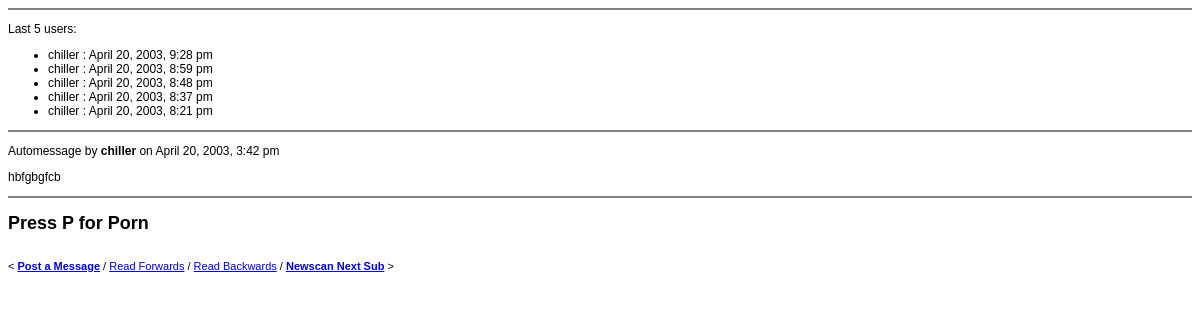
/main.php?login=true&newscan=true (signed in), run on an earlier commit of the app's database.
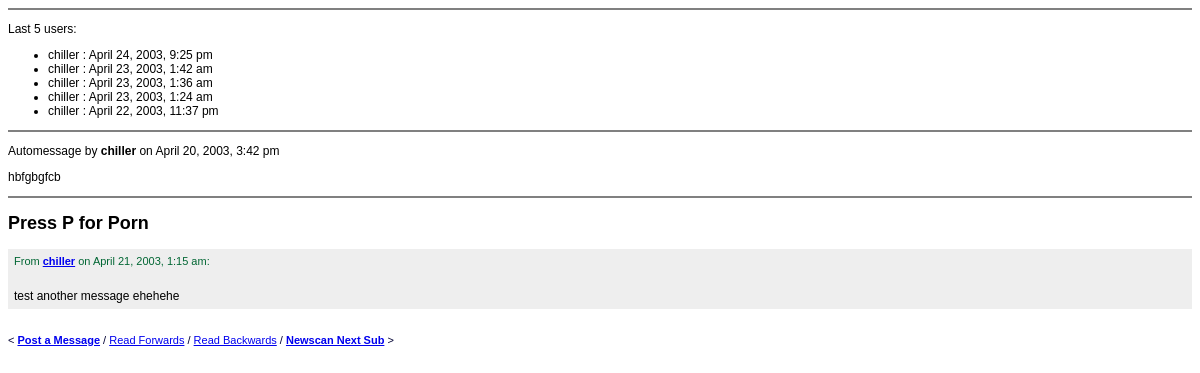
And on a later commit of the database.
### tables this page shows
CREATE TABLE `users` (
  `id` mediumint(9) unsigned NOT NULL auto_increment,
  `alias` varchar(32) NOT NULL default '',
  `password` varchar(32) default NULL,
  `location` varchar(128) default NULL,
  `email` varchar(128) default NULL,
  `comment` varchar(255) default NULL,
  `avatar` varchar(255) default NULL,
  `sl` tinyint(4) unsigned NOT NULL default '0',
  `site` varchar(255) default NULL,
  PRIMARY KEY  (`id`),
  UNIQUE KEY `alias` (`alias`),
  KEY `password` (`password`),
  KEY `avatar` (`avatar`)
) TYPE=MyISAM;

CREATE TABLE `messages` (
  `id` int(11) unsigned NOT NULL auto_increment,
  `sub_id` smallint(6) unsigned NOT NULL default '0',
  `user_id` mediumint(9) unsigned NOT NULL default '0',
  `message` mediumtext NOT NULL,
  `date` datetime NOT NULL default '0000-00-00 00:00:00',
  PRIMARY KEY  (`id`),
  FULLTEXT KEY `message` (`message`)
) TYPE=MyISAM;

### main.php (the view, shortened to what the changed rows need)
<?php
require_once 'lib/utils.php';
function _loopMsgs($sth_msgs, $pointer = null, $anonymous = null) {
	if (!$pointer) $pointer = 0;
	while ($row_msgs = @mysql_fetch_assoc($sth_msgs)) {
		displayMessage($row_msgs, $anonymous);
		$pointer = $row_msgs['id'];
	}
	return $pointer;
}
function getNextSub() {
	$sql_get_next = "SELECT id FROM subs WHERE id > " . $_SESSION['sub'] .  " ORDER BY id ASC LIMIT 1";
	if ($sth_get_next = @mysql_query($sql_get_next) and mysql_num_rows($sth_get_next) > 0) {
		$row_get_next = @mysql_fetch_assoc($sth_get_next);
	} else {
		$row_get_next['id'] = 1;
	}
	return $row_get_next['id'];
}
foreach ($_GET as $name => $value)
	$req[$name] = trim(clean($value, 255));
if (isset($req['sub'])) {
	$_SESSION['sub'] = $req['sub'];
} else if (isset($req['login'])) {
	$req['sub'] = $_SESSION['sub'];
} else if (isset($req['newscan']) and !isset($req['sub']) and !isset($req['current'])) {
	$req['sub'] = getNextSub();
	$_SESSION['sub'] = getNextSub();
}
$sql_sub = "SELECT name, anonymous FROM subs WHERE id = " . $_SESSION['sub'];
$sth_sub = @mysql_query($sql_sub);
$row_sub = @mysql_fetch_assoc($sth_sub);
$sub = $row_sub['name'];
$anonymous = $row_sub['anonymous'];
echo "<?xml version=\"1.0\" encoding=\"iso-8859-1\"?".">"; ?>
<!DOCTYPE html PUBLIC "-//W3C//DTD XHTML 1.0 Transitional//EN" "http://www.w3.org/TR/xhtml1/DTD/xhtml1-transitional.dtd">
<html xmlns="http://www.w3.org/1999/xhtml">
<head>
<link href="default.css" rel="stylesheet" type="text/css">
</head>
<body class="text">
<?php
if (isset($req['login'])) {
	if (getUserPrefs($_SESSION['id'], 'DISP_LASTUSERS') == 'Y') {
?>
<ul>
<?php
		$sql_last_logins = "SELECT u.alias, UNIX_TIMESTAMP(l.date) FROM log l,
			users u WHERE l.event_id = 3 AND u.id = l.user_id ORDER BY l.date DESC LIMIT 5";
		$sth_last_logins = @mysql_query($sql_last_logins);
		while ($row_last_logins = mysql_fetch_assoc($sth_last_logins)) {
			$time = date("F j, Y, g:i a", $row_last_logins['UNIX_TIMESTAMP(l.date)']);
?>
	<li><?= $row_last_logins['alias'] ?> : <?= $time ?></li>
<?php
		}
?>
</ul>
<?php
	}
}
?>
<h2><?= $sub ?></h2>
<table class="msgTable">
<?php
if (isset($req['sub'])) {
	if (isset($req['newscan'])) {
		$pointer = getPointer($_SESSION['sub'], $_SESSION['id']);
		$sth_msgs = getNewMessages($_SESSION['sub'], $pointer);
		$new_pointer = _loopMsgs($sth_msgs, $pointer, $anonymous);
	} elseif (isset($req['order']) and $req['order'] == 'desc') {
		$sth_msgs = getMessages($_SESSION['sub'], true);
		_loopMsgs($sth_msgs, null, $anonymous);
	} else {
		$sth_msgs = getMessages($_SESSION['sub']);
		_loopMsgs($sth_msgs, null, $anonymous);
	}
}
?>
</table>
</body>
</html>

### lib/utils.php (shortened to what the changed rows need)
<?php
function getUserPrefs($id, $pref = null) {
	if (!$pref) {
		$user_prefs = array();
		$sql_get_user_prefs = "SELECT * FROM user_preferences WHERE user_id = " . $id;
		$sth_get_user_prefs = mysql_query($sql_get_user_prefs);
		while ($row_user_prefs = mysql_fetch_assoc($sth_get_user_prefs)) {
			$user_prefs[$row_user_prefs['pref_id']] = $row_user_prefs['value'];
		}
	} else {
		$user_prefs = '';
		$sql_get_user_pref = "SELECT up.* FROM user_preferences up, preferences p WHERE up.user_id = " . $id .
				" AND p.id = up.pref_id AND p.short_descr = '" . $pref . "'";
		$sth_get_user_pref = mysql_query($sql_get_user_pref);
		$row_user_pref = mysql_fetch_assoc($sth_get_user_pref);
		$user_prefs = $row_user_pref['value'];
	}
	return $user_prefs;
}
function getPointer($sub_id, $user_id) {
	$sql_get_pointers = "SELECT message_id FROM pointers WHERE user_id = " . $user_id .
			" AND sub_id = " . $sub_id;
	$sth_get_pointers = @mysql_query($sql_get_pointers);
	$row_get_pointers = @mysql_fetch_assoc($sth_get_pointers);
	return $row_get_pointers['message_id'];
}
function getNewMessages($sub_id, $pointer = null) {
	if (!$pointer) $pointer = 0;
	$sql_get_new_msgs = "SELECT m.id, m.message, UNIX_TIMESTAMP(m.date), u.alias, u.email FROM messages m,
			users u	WHERE m.sub_id = " . $sub_id . " AND m.id >= " . $pointer . " AND u.id = m.user_id ORDER BY id LIMIT 15";
	return @mysql_query($sql_get_new_msgs);
}
function displayMessage($message, $anonymous = null) {
?>
<table class="msgTable" width="100%" cellpadding="4">
<tr>
<td class="msgTitle">From <strong>
<?php
	if ($anonymous == 'Y') {
?>
	Anonymous
<?php
	} else if (isset($message['email'])) {
?>
	<a href="<?= $message['email'] ?>"><?= $message['alias'] ?></a>
<?php
	} else {
?>
	<?= $message['alias'] ?>
<?php
	}
?></strong> on <?= date("F j, Y, g:i a", $message['UNIX_TIMESTAMP(m.date)']) ?>:<br />&nbsp;</td>
</tr>
<tr>
<td class="msgText"><?= $message['message'] ?></td>
</tr>
</table>
<?php
}
?>

What changed in the data, as far as the page shows it:
changed users "chiller": time "April 20, 2003, 9:28 pm" → "April 24, 2003, 9:25 pm"; time "April 20, 2003, 8:59 pm" → "April 23, 2003, 1:42 am"; time "April 20, 2003, 8:48 pm" → "April 23, 2003, 1:36 am"; time "April 20, 2003, 8:37 pm" → "April 23, 2003, 1:24 am"; time "April 20, 2003, 8:21 pm" → "April 22, 2003, 11:37 pm"
added messages: user.alias "chiller", UNIX_TIMESTAMP "April 21, 2003, 1:15 am", message "test another message ehehehe"
